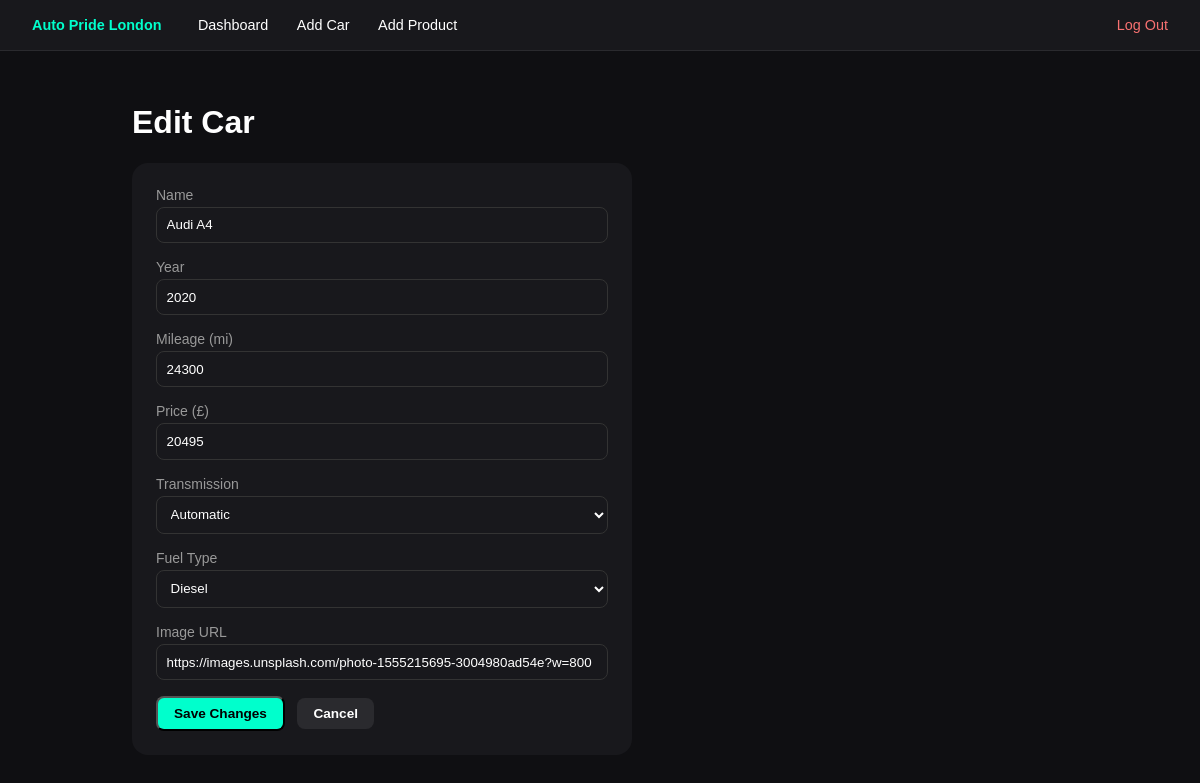
Screenshot of /admin/car_form.php?id=2 (signed in) with the database file from the repository.
### tables this page shows
CREATE TABLE cars (
        id INTEGER PRIMARY KEY AUTOINCREMENT,
        name TEXT NOT NULL,
        year INTEGER NOT NULL,
        mileage INTEGER NOT NULL,
        price REAL NOT NULL,
        transmission TEXT NOT NULL,
        fuel_type TEXT NOT NULL,
        image TEXT NOT NULL,
        created_at TEXT DEFAULT CURRENT_TIMESTAMP
    );

### config.php (called while the page is built, shortened)
<?php
function db(): PDO
{
    static $pdo = null;
    $localConfigPath = __DIR__ . '/config.local.php';
    if (file_exists($localConfigPath)) {
        $cfg = require $localConfigPath;
        $dsn = "mysql:host={$cfg['host']};dbname={$cfg['dbname']};charset=utf8mb4";
        $pdo = new PDO($dsn, $cfg['user'], $cfg['pass'], [
            PDO::ATTR_ERRMODE => PDO::ERRMODE_EXCEPTION,
            PDO::ATTR_DEFAULT_FETCH_MODE => PDO::FETCH_ASSOC,
        ]);
    } else {
        $dbFile = __DIR__ . '/dev.sqlite';
        $pdo = new PDO('sqlite:' . $dbFile, null, null, [
            PDO::ATTR_ERRMODE => PDO::ERRMODE_EXCEPTION,
            PDO::ATTR_DEFAULT_FETCH_MODE => PDO::FETCH_ASSOC,
        ]);
        $pdo->exec('PRAGMA foreign_keys = ON');
    }
    return $pdo;
}

### admin/car_form.php (the view, shortened to what this page needs)
<?php
require __DIR__ . '/_layout_top.php';
$id = $_GET['id'] ?? null;
$car = ['name' => '', 'year' => '', 'mileage' => '', 'price' => '', 'transmission' => 'Automatic', 'fuel_type' => 'Petrol', 'image' => ''];
if ($id) {
    $stmt = db()->prepare('SELECT * FROM cars WHERE id = ?');
    $stmt->execute([$id]);
    $found = $stmt->fetch();
    if ($found) {
        $car = $found;
    }
}
?>
<h1><?= $id ? 'Edit Car' : 'Add Car' ?></h1>
<form method="POST" class="card">
    <label>Name</label>
    <input type="text" name="name" value="<?= htmlspecialchars($car['name']) ?>" required>
    <label>Year</label>
    <input type="number" name="year" value="<?= htmlspecialchars($car['year']) ?>" required>
    <label>Mileage (mi)</label>
    <input type="number" name="mileage" value="<?= htmlspecialchars($car['mileage']) ?>" required>
    <label>Price (£)</label>
    <input type="number" step="0.01" name="price" value="<?= htmlspecialchars($car['price']) ?>" required>
    <label>Transmission</label>
    <select name="transmission">
        <?php foreach (['Automatic', 'Manual'] as $opt): ?>
            <option value="<?= $opt ?>" <?= $car['transmission'] === $opt ? 'selected' : '' ?>><?= $opt ?></option>
        <?php endforeach; ?>
    </select>
    <label>Fuel Type</label>
    <select name="fuel_type">
        <?php foreach (['Petrol', 'Diesel', 'Hybrid', 'Electric'] as $opt): ?>
            <option value="<?= $opt ?>" <?= $car['fuel_type'] === $opt ? 'selected' : '' ?>><?= $opt ?></option>
        <?php endforeach; ?>
    </select>
    <label>Image URL</label>
    <input type="text" name="image" value="<?= htmlspecialchars($car['image']) ?>" required>
    <button type="submit" class="btn"><?= $id ? 'Save Changes' : 'Add Car' ?></button>
    <a href="index.php" class="btn btn-secondary" style="margin-left:0.5rem;">Cancel</a>
</form>
<?php require __DIR__ . '/_layout_bottom.php'; ?>

### admin/_layout_top.php (style rules this page uses)
* { box-sizing: border-box; }
body { font-family: sans-serif; background: #0F0F12; color: #fff; margin: 0; }
.btn { display: inline-block; padding: 0.5rem 1rem; border-radius: 8px; background: #00FFCC; color: #000; font-weight: bold; text-decoration: none; font-size: 0.85rem; }
.btn-secondary { background: #2a2a2e; color: #fff; }
label { display: block; margin-bottom: 0.25rem; font-size: 0.875rem; color: #999; }
input, select { width: 100%; padding: 0.6rem; margin-bottom: 1rem; border-radius: 8px; border: 1px solid #333; background: #18181C; color: #fff; }
.card { background: #18181C; padding: 1.5rem; border-radius: 16px; max-width: 500px; }

### rows the page displays
cars: name "Audi A4", year "2020", mileage "24300", price "20495", transmission "Automatic", fuel_type "Diesel", image "https://images.unsplash.com/photo-1555215695-3004980ad54e?w=800"
